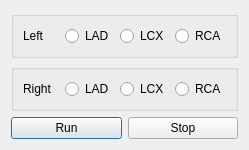
<?xml version="1.0" encoding="UTF-8"?>
<ui version="4.0">
 <class>windowModel</class>
 <widget class="QDialog" name="windowModel">
  <property name="geometry">
   <rect>
    <x>0</x>
    <y>0</y>
    <width>249</width>
    <height>148</height>
   </rect>
  </property>
  <property name="windowTitle">
   <string>Dialog</string>
  </property>
  <layout class="QGridLayout" name="gridLayout_2">
   <item row="0" column="0">
    <layout class="QVBoxLayout" name="verticalLayout">
     <item>
      <widget class="QGroupBox" name="groupBox_2">
       <property name="title">
        <string/>
       </property>
       <layout class="QGridLayout" name="gridLayout_4">
        <item row="0" column="0">
         <layout class="QHBoxLayout" name="horizontalLayout_2">
          <item>
           <widget class="QLabel" name="labelA">
            <property name="text">
             <string>Left</string>
            </property>
           </widget>
          </item>
          <item>
           <widget class="QRadioButton" name="radio_LAD_L">
            <property name="text">
             <string>LAD</string>
            </property>
           </widget>
          </item>
          <item>
           <widget class="QRadioButton" name="radio_LCX_L">
            <property name="text">
             <string>LCX</string>
            </property>
           </widget>
          </item>
          <item>
           <widget class="QRadioButton" name="radio_RCA_L">
            <property name="text">
             <string>RCA</string>
            </property>
           </widget>
          </item>
         </layout>
        </item>
       </layout>
      </widget>
     </item>
     <item>
      <widget class="QGroupBox" name="groupBox">
       <property name="title">
        <string/>
       </property>
       <layout class="QGridLayout" name="gridLayout_3">
        <item row="0" column="0">
         <layout class="QHBoxLayout" name="horizontalLayout_3">
          <item>
           <widget class="QLabel" name="labelB">
            <property name="text">
             <string>Right</string>
            </property>
           </widget>
          </item>
          <item>
           <widget class="QRadioButton" name="radio_LAD_R">
            <property name="text">
             <string>LAD</string>
            </property>
           </widget>
          </item>
          <item>
           <widget class="QRadioButton" name="radio_LCX_R">
            <property name="text">
             <string>LCX</string>
            </property>
           </widget>
          </item>
          <item>
           <widget class="QRadioButton" name="radio_RCA_R">
            <property name="text">
             <string>RCA</string>
            </property>
           </widget>
          </item>
         </layout>
        </item>
       </layout>
      </widget>
     </item>
     <item>
      <layout class="QGridLayout" name="gridLayout">
       <item row="0" column="0">
        <widget class="QPushButton" name="btnRun">
         <property name="text">
          <string>Run</string>
         </property>
        </widget>
       </item>
       <item row="0" column="1">
        <widget class="QPushButton" name="btnStop">
         <property name="text">
          <string>Stop</string>
         </property>
        </widget>
       </item>
      </layout>
     </item>
    </layout>
   </item>
  </layout>
 </widget>
 <resources/>
 <connections/>
</ui>
